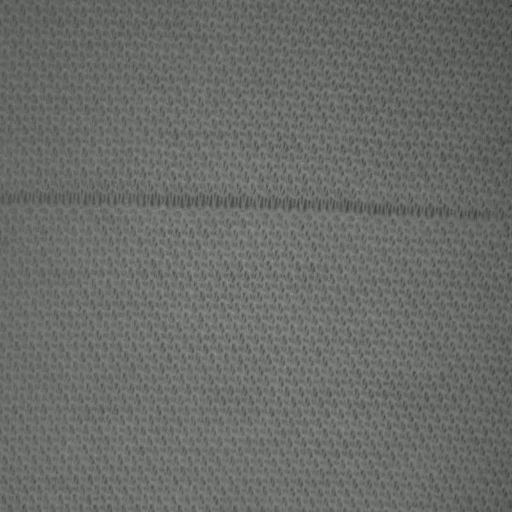
#> input picture test_img/image1.png, 512 x 512 px
$ python 1.py
#> lines starting #> are read from the running program, lines starting #| are printed output that depends on the picture
import cv2
import numpy as np
import matplotlib.pyplot as plt
from skimage.feature.texture import graycomatrix, graycoprops
from joblib import Parallel, delayed
from sklearn.metrics import confusion_matrix


# [41 lines left out: function calculate_confusion_matrix, not called in this run]


def process_block(gray_image, size_filter, offset, i, j):
    f = gray_image[i : i + size_filter, j : j + size_filter]
    result = graycomatrix(f, [1], [0])
    contrast = float(graycoprops(result, "contrast"))
    correlation = float(graycoprops(result, "correlation"))
    return (i, j, contrast, correlation)


def process_image(
    image_path,
    output_path,
    size_filter=25,
    offset=5,
    correlation_threshold=0.825,
    contrast_threshold=40,
):
    # 讀取影像
#> called with image_path = 'test_img//image1.png', output_path = 'test_img//image1_result.png', size_filter = 16, offset = 1, correlation_threshold = 0.8, contrast_threshold = 30
    image = cv2.imread(image_path)
#> image is the input picture: shape (512, 512, 3); mean B, G, R 105, 108, 106
    if image is None:
        print("Error: Unable to read image.")
        return

    # 將影像轉換為灰階
    gray_image = cv2.cvtColor(image, cv2.COLOR_BGR2GRAY)

    # 影像去噪
    denoised_image = cv2.GaussianBlur(gray_image, (5, 5), 0)

    # 影像增強
    clahe = cv2.createCLAHE(clipLimit=2.0, tileGridSize=(8, 8))
    enhanced_image = clahe.apply(denoised_image)
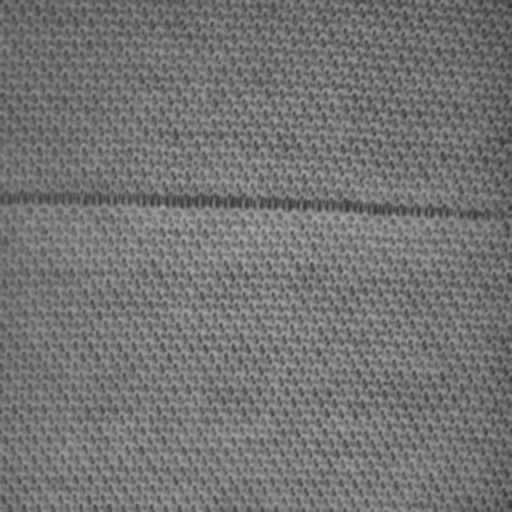
#> enhanced_image: shape (512, 512); min 53, max 170, mean 116.1

    # # 顯示原圖、去噪後的圖像和增強後的圖像
    # fig, axs = plt.subplots(1, 3, figsize=(18, 6))
    # axs[0].imshow(gray_image, cmap="gray")
    # axs[0].set_title("Original Image")
    # axs[0].axis("off")

    # axs[1].imshow(denoised_image, cmap="gray")
    # axs[1].set_title("Denoised Image")
    # axs[1].axis("off")

    # axs[2].imshow(enhanced_image, cmap="gray")
    # axs[2].set_title("Enhanced Image")
    # axs[2].axis("off")

    # plt.show()

    # 設定濾波器大小和偏移量
    nr, nc = enhanced_image.shape[:2]
#> nr = 512; nc = 512
    x_filter = int((nr - size_filter) / offset) + 1
#> x_filter = 497
    y_filter = int((nc - size_filter) / offset) + 1
#> y_filter = 497

    # 初始化對比度和相關性矩陣
    co_contrast = np.zeros((x_filter, y_filter))
    co_correlation = np.zeros((x_filter, y_filter))

    # 使用並行處理計算 GLCM 的對比度和相關性
    results = Parallel(n_jobs=-1)(
        delayed(process_block)(enhanced_image, size_filter, offset, i, j)
        for i in range(0, nr - size_filter + 1, offset)
        for j in range(0, nc - size_filter + 1, offset)
    )

    contrast_values = []

    for i, j, contrast, correlation in results:
        co_contrast[int(i / offset), int(j / offset)] = contrast
        co_correlation[int(i / offset), int(j / offset)] = correlation
        contrast_values.append(contrast)

    # 計算對比度的分佈概率
    contrast_values = np.array(contrast_values)

    # 創建一個全白的影像
    binary_image = np.ones_like(enhanced_image) * 255

    # 將異常點變成黑色
    for i in range(x_filter):
        for j in range(y_filter):
            if (
                co_correlation[i, j] > correlation_threshold
                and co_contrast[i, j] > contrast_threshold
            ):
                # print(
                #     f"Block at ({i}, {j}) marked as abnormal: correlation={co_correlation[i, j]}, contrast={co_contrast[i, j]}"
                # )
                binary_image[
                    i * offset : i * offset + size_filter,
                    j * offset : j * offset + size_filter,
                ] = 0

    # 儲存處理後的影像
    cv2.imwrite(output_path, binary_image)
    # print(f"Processed image saved to {output_path}")

    # # 顯示直方圖和處理後的影像
    # fig, axs = plt.subplots(1, 2, figsize=(12, 6))

    # # 繪製直方圖
    # axs[0].hist(contrast_values, bins=50, density=True, alpha=0.75, color="blue")
    # axs[0].set_xlabel("Contrast")
    # axs[0].set_ylabel("Probability")
    # axs[0].set_title("Histogram of Contrast Values")
    # axs[0].grid(True)

    # # 顯示處理後的影像
    # axs[1].imshow(binary_image, cmap="gray")
    # axs[1].set_title("Processed Image")
    # axs[1].axis("off")

    # plt.show()


# [10 lines left out: function unique_pixel_values, not called in this run]


# [19 lines of commented-out code are left out]
def main():
    input_image_path = "test_img//image1.png"  # 請替換為您的影像路徑
    output_image_path = "test_img//image1_result.png"  # 請替換為您希望儲存的影像路徑
    ground_truth_path = "test_img//image1_groundtruth.png"  # 請替換為您的影像路徑

    size_filter_values = [16, 25, 36]
    offset_values = [1, 2, 3]
    correlation_threshold_values = [0.8, 0.85, 0.9]
    contrast_threshold_values = [30, 40, 50]
    with open("results.txt", "w") as file:
        for size_filter in size_filter_values:
            for offset in offset_values:
                for correlation_threshold in correlation_threshold_values:
                    for contrast_threshold in contrast_threshold_values:
                        output_image_path = "test_img//image1_result.png"
                        process_image(
                            input_image_path,
                            output_image_path,
                            size_filter=size_filter,
                            offset=offset,
                            correlation_threshold=correlation_threshold,
                            contrast_threshold=contrast_threshold,
                        )
                        cm, accuracy = calculate_confusion_matrix(
                            output_image_path, ground_truth_path
                        )
                        if accuracy is not None:
                            file.write(
                                f"Parameters: size_filter={size_filter}, offset={offset}, correlation_threshold={correlation_threshold}, contrast_threshold={contrast_threshold}\n"
                            )
                            file.write(f"Accuracy: {accuracy:.4f}\n\n")
                        else:
                            file.write(
                                f"Parameters: size_filter={size_filter}, offset={offset}, correlation_threshold={correlation_threshold}, contrast_threshold={contrast_threshold}\n"
                            )
                            file.write("Accuracy: N/A\n\n")
                        print("Results saved to results.txt")
if __name__ == "__main__":
#> (the run stopped early here; a loop or call above may not have finished)
